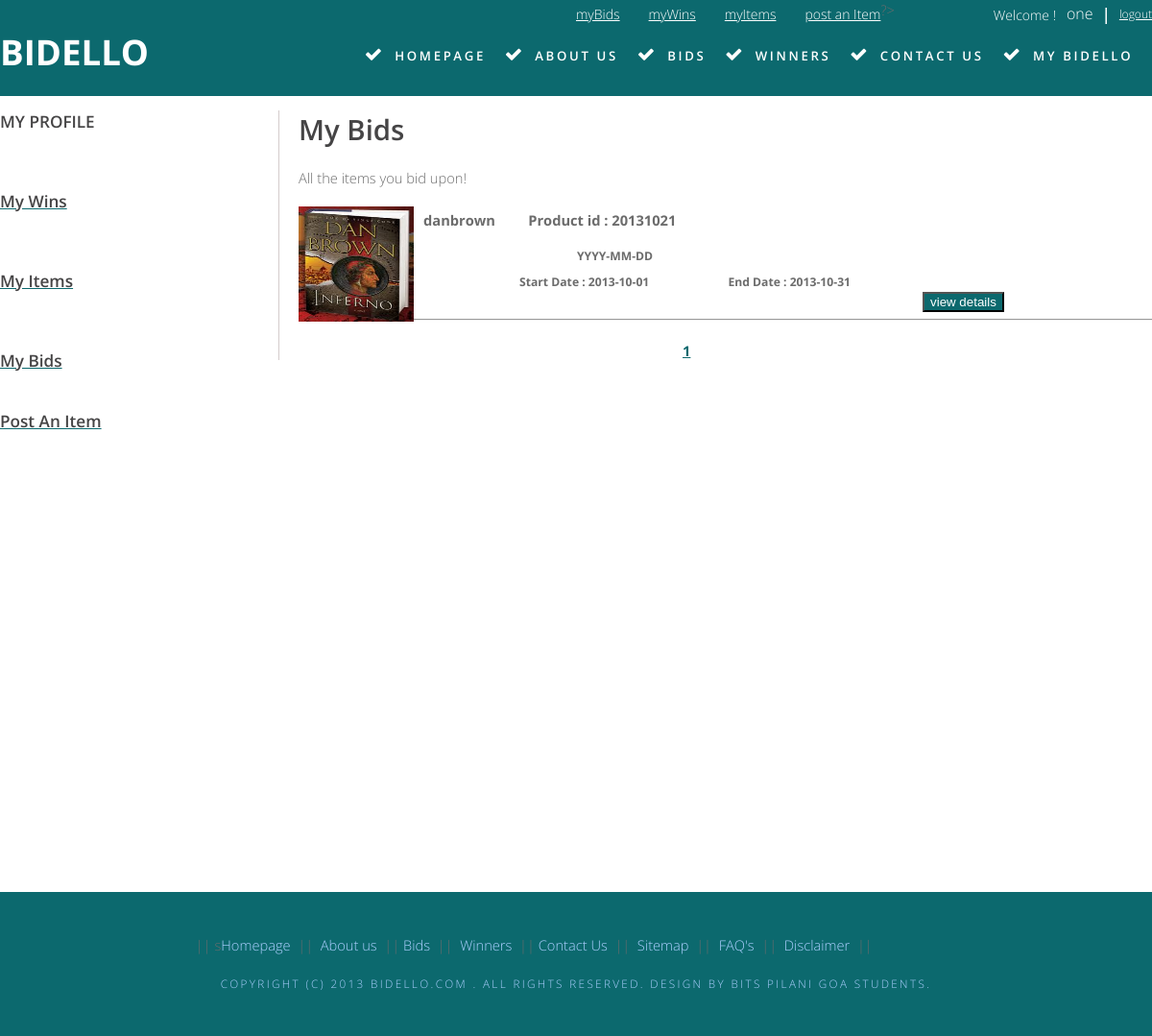
Page /e-bidding/mybidello/profile/mybids.php (signed in) on the committed database.
### tables this page shows
CREATE TABLE IF NOT EXISTS `bidinfo` (
  `sysid` int(10) NOT NULL AUTO_INCREMENT,
  `bidObject` varchar(100) NOT NULL,
  `randomID` varchar(15) NOT NULL,
  `sellerID` varchar(50) NOT NULL,
  `buyerID` varchar(50) NOT NULL,
  `lowerLimit` int(7) NOT NULL,
  `upperLimit` int(7) NOT NULL,
  `adminFlag` int(1) NOT NULL,
  `itemFlag` int(2) DEFAULT NULL,
  `startDate` date NOT NULL,
  `endDate` date NOT NULL,
  `comments` text NOT NULL,
  `category` varchar(250) NOT NULL,
  PRIMARY KEY (`sysid`),
  UNIQUE KEY `randomID` (`randomID`)
);

CREATE TABLE IF NOT EXISTS `bidders` (
  `randomID` varchar(15) NOT NULL,
  `bidderUserName` varchar(15) NOT NULL,
  `bidAmount` int(4) NOT NULL,
  PRIMARY KEY (`randomID`,`bidderUserName`)
);

### e-bidding/mybidello/profile/mybids.php (the view, shortened to what this page needs)
<!DOCTYPE html PUBLIC "-//W3C//DTD XHTML 1.0 Strict//EN" "http://www.w3.org/TR/xhtml1/DTD/xhtml1-strict.dtd">
<html xmlns="http://www.w3.org/1999/xhtml">
<head>
<link href="default.css" rel="stylesheet" type="text/css" media="all" />
<link href="fonts.css" rel="stylesheet" type="text/css" media="all" />
</head>
<body>
<div id="header-wrapper">
	<div id="header" class="container">
    <?php
	if($_SESSION["authenticated"]==true)
	{
	$user=$_SESSION["user"];
	echo "<a href='../logout.php'  style=' float:right; color:white; font:Verdana; margin-top:6px; font-size:12px;'  >logout</a>";
    echo "<h3 style=' float:right; color:white; margin-top:3px;'> &nbsp; |  &nbsp;</h3>";
    echo "<span  style=' float:right; color:white; font:Verdana; margin-top:3px; font-size:16px;'>$user</span> ";
	echo "<span  style=' float:right; color:white; font:Verdana; margin-top:6px; font-size:14px;'>Welcome !&nbsp;&nbsp;&nbsp;</span> ";
	echo "<a href='mybids.php?start=0'  style=' float:left; margin-left:600px; color:white; font:Verdana; margin-top:5px;  font-size:14px;'  >myBids</a>";
	echo "<a href='mywins.php?start=0'  style=' float:left; margin-left:30px; color:white; font:Verdana; margin-top:5px;  font-size:14px;'  >myWins</a>";
	echo "<a href='myitems.php?start=0'  style=' float:left; margin-left:30px; color:white; font:Verdana; margin-top:5px;  font-size:14px;'  >myItems</a>";
	echo "<a href='../postItem/postItem.php?start=0'  style=' float:left; margin-left:30px; color:white; font:Verdana; margin-top:5px;  font-size:14px;'  >post an Item</a>";
	}
	?>
	?>
		<div id="logo">
			<h1><a href="../../index.php?start=0">BIDELLO</a></h1>
		</div>
		<div id="menu">
			<ul><li class="icon icon-ok current_page_item"><a href="../../index1.php?start=0&session=0" accesskey="1" title="">homepage</a></li>
				<li class="icon icon-ok"><a href="../../aboutus/aboutus.php" accesskey="2" title="">about us</a></li>
				<li class="icon icon-ok"><a href="../../seenow/seenow.php?website_string=popularity&start=0&search=Search+now" accesskey="3" title="">bids</a></li>
				<li class="icon icon-ok"><a href="../../winners/winners.php?start=0" accesskey="4" title="">winners</a></li>
				<li class="icon icon-ok"><a href="../../contactus/contactus.php" accesskey="5" title="">contact us</a></li>
                 <?php
				if($_SESSION["authenticated"]==false)
				{
                echo "<li class='icon icon-ok'><a href='../login.php?start=0&error=0&$url' accesskey='5' title=''>my bidello</a></li>";
				}
				else
				{
					echo "<li class='icon icon-ok'><a href='../mybidello1.php' accesskey='5' title=''>my bidello</a></li>";
				}
				?>
			</ul>
		</div>
	</div>
</div>
<div id="wrapper">
	<div id="page" class="container">
		<div id="content">
			<div class="title">
			<h3>MY PROFILE </h3>
          <ul>
          <br/>
          <br/>
          <br/>
          <li ><a href="mywins.php?start=0"><h3>My Wins</h3></a></li>
          <br/>
          <br/>
          <br/>
          <li ><a href="myitems.php?start=0"><h3>My Items</h3></a></li>
          <br/>
          <br/>
          <br/>
          <li ><a href="mybids.php?start=0"><h3>My Bids</h3></a></li>
          <br/>
          <br/>
          <li ><a href="../postItem/postItem.php?start=0"><h3>Post An Item</h3></a></li>
          <br/>
          <br/>
          </ul>
             </div></div>
		<div id="sidebar">
			<div id="stwo-col">
				<div class="sbox1">
					<h1>My Bids</h1>
                <br/>
				<span class="byline">All the items you bid upon!</span>
    <br/>
    <br/>
   <?php
		$per_page=5;
		$start=$_GET['start'];
		$record_count= mysql_num_rows(mysql_query("SELECT * FROM bidders WHERE bidderUserName='$user' "));
		if(!$start)
		$start=0;
		$bid= mysql_query("SELECT * FROM bidders WHERE bidderUserName='$user' LIMIT $start , $per_page ");
		$c=mysql_num_rows($bid);
		if(!empty($c))
		{
		while ( $row = mysql_fetch_assoc($bid))
			{
				$id=$row['randomID'];
				$q= mysql_query("SELECT * FROM bidinfo WHERE randomID='$id' and itemFlag='0'");
			while($row2= mysql_fetch_assoc($q))
			{
					$bidobject=$row2['bidObject'];
				$startdate=$row2['startDate'];
				$enddate=$row2['endDate'];
			echo "<div style='height:140px; width:950px; float:left;  '>";
			echo "<img src='../../upload/$id.jpg'  height='120px' width='120px'/>"."&nbsp;&nbsp;&nbsp;";
			echo "&nbsp;&nbsp;&nbsp;"."<h4 style='margin-left:130px; margin-top:-120px;';>$bidobject&nbsp;&nbsp;&nbsp;&nbsp;&nbsp;&nbsp;&nbsp;&nbsp;&nbsp;Product id : $id</h4>"."<br/>";
			echo "&nbsp;&nbsp;&nbsp;"."<h5 style='margin-left:290px; margin-top:-40px;';>YYYY-MM-DD</h5>";
			echo "&nbsp;&nbsp;&nbsp;"."<h5 style='margin-left:230px; margin-top:-30px;';>Start Date : $startdate  &nbsp;&nbsp;&nbsp;&nbsp;&nbsp;&nbsp;&nbsp;&nbsp;&nbsp;&nbsp;&nbsp;&nbsp;&nbsp;&nbsp;&nbsp;&nbsp;&nbsp;&nbsp;&nbsp;&nbsp;&nbsp;&nbsp;&nbsp;&nbsp; End Date : $enddate</h5>";
			echo "<form  style='margin-left:650px; margin-top:-20px;'; action='../../details/details.php' method='get'> <input type='hidden' value='$id' name='product'> <input style='background-color:#0c696e; color:#FFF; ' type='submit' value='view details' name='details'></form>";
			echo "<hr/>";
			echo "</div>";
			}
			}
			echo "<br/><br/> <br/> <br/>";
		$i=1;
		for ($x=0;$x<$record_count;$x=$x+$per_page)
		{
			if($start!=$x)
			{
				echo "<a href='mybids.php?start=$x' style='margin-left:4px;'>$i</a>"."&nbsp;";
			}
			else
			{
				if($start<=0)
				{
					echo "<a href='mybids.php?start=$x' style='margin-left:400px;'><b>$i</b></a>"."&nbsp;";
				}
				else
				{
				echo "<a href='mybids.php?start=$x' style='margin-left:4px;'><b>$i</b></a>"."&nbsp;";
				}
			}
			$i++;
		}
		}
		else
		{
			echo "<div style='height:140px; width:950px; float:left;'>";
			echo "&nbsp;&nbsp;&nbsp;"."<h4 style=' font-size:18; margin-left:5px; margin-top:10px;';>You have not bid on any items yet!</h4>"."<br/>";
			echo "</div>";
		}
		?>
			  </div>
			</div>
		</div>
	</div>
    <div style="background-color:#0c696e; height:150px;">
<div id="copyright" class="container">
<div style="margin-left:200px; margin-top:30px;">
 &nbsp;||&nbsp;s<a href="../../index.php?start=0">Homepage</a> &nbsp;||&nbsp; <a href="../../aboutus/aboutus.php">About us</a> &nbsp;||&nbsp;<a href="../../seenow/seenow.php?website_string=popularity&start=0&search=Search+now">Bids</a> &nbsp;||&nbsp; <a href="../../winners/winners.php?start=0">Winners</a> &nbsp;||&nbsp;<a href="../../contactus/contactus.php">Contact Us</a>  &nbsp;||&nbsp; <a href="#">Sitemap</a> &nbsp;||&nbsp; <a href="../../faq/faq.php">FAQ's</a> &nbsp;||&nbsp; <a href="../../disclaimer/disclaimer.php">Disclaimer</a> &nbsp;||&nbsp;
</div>
<br/>
	<p>Copyright (c) 2013 <a href="../index.php?start=0">bidello.com </a>. All rights reserved. Design by <a href="" rel="nofollow">BITS PILANI GOA STUDENTS</a>.</p>
</div>
</div>
</body>
</html>

### e-bidding/mybidello/profile/default.css (style rules this page uses)
html, body { height: 100%; }
body { margin: 0px; padding: 0px; background: #0C696E; font-family: 'Open Sans', sans-serif; font-size: 11pt; font-weight: 300; color: #6c6c6c }
h1, h2, h3 { margin: 0; padding: 0; font-weight: 600; color: #454445; }
p, ol, ul { margin-top: 0; }
ol, ul { padding: 0; list-style: none; }
p { line-height: 180%; }
a { color: #0C696E; }
.container { margin: 0px auto; width: 1200px; }
.title { height:300px; width:520px; margin-bottom: 3em; }
#header { position: relative; height: 100px; }
#logo { position: absolute; top: 2em; left: 0; width: 100%; }
#logo h1 { display: inline-block; font-size: 2.5em; text-transform: uppercase; font-weight: 700; color: #FFF; }
#logo a { text-decoration: none; color: #FFF; }
#menu { position: absolute; right: 0; top: 3.2em; }
#menu ul { display: inline-block; }
#menu li { display: block; float: left; text-align: center; }
#menu li a, #menu li span { display: inline-block; margin-left: 0.50em; padding: 0em 1.5em 0em 0.50em; letter-spacing: 0.20em; text-decoration: none; font-size: 0.90em; font-weight: 600; text-transform: uppercase; outline: 0; color: #FFF; }
#menu .current_page_item a { color: #FFF; }
#menu .icon { display: inline-block; color: #FFF; }
#wrapper { background: #FFF; }
#page { overflow: hidden; padding: 1em 0em; }
#content { float: left; width: 260px; height:800px; }
#sidebar { margin-left:30px; border-left: thin solid #d4cccc; float: left; width: 650px; }
#stwo-col { margin-left:20px; margin-top: 0em; }
#stwo-col .sbox1 { float: left; width: 950px; }
#copyright { overflow: hidden; padding: 1em 0em; }
#copyright p { letter-spacing: 0.20em; text-align: center; text-transform: uppercase; font-size: 0.80em; color: #ACCFFF; }
#copyright a { text-decoration: none; color: #ACCFFF; }

### rows in the picture
bidders: randomID "20131021"
bidinfo: bidders.randomID (picture), bidObject "danbrown", startDate "2013-10-01", endDate "2013-10-31"

### other values in the picture
$user "one"
